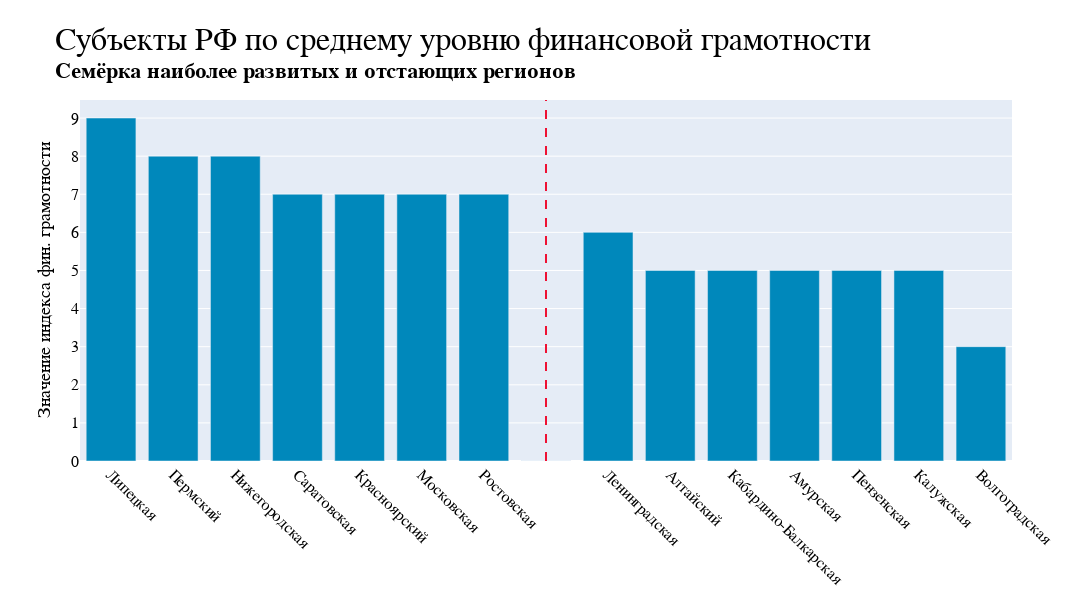

Here is the notebook cell this chart was saved with:
### Code cell
fig = go.Figure()

median_df = median_regions.sort_values(by = "Median FK", ascending = False).reset_index()

median = median_df["Median FK"][:7].to_list()
regions = median_df["Region"][:7].to_list()

for _ in range(10):
    median.append(0)
    regions.append("")
    
for idx in range(23, 30):
    median.append(median_df["Median FK"][idx])
    regions.append(median_df["Region"][idx])

regions_upd = []
for region in regions:
    regions_upd.append(region.split(sep = " ")[0])

fig.add_trace(go.Bar(y = median, x = regions_upd, marker_color = "#0088BB"))

fig.update_layout(shapes=[dict(type =  'line', yref = 'paper', y0 = 0, y1 = 1, xref = 'x', x0 = 7, x1 = 7,
                               line = dict(color = "#EE1133", width = 2, dash = "dash"))])

fig.update_layout(title_text = f"Субъекты РФ по среднему уровню финансовой грамотности<br><sup><b>Семёрка наиболее развитых и отстающих регионов</b>",
                  title_font_size = 32)
fig.update_layout(font_family = "Arial", font_size = 16, title_font_family = "Arial", font_color = "black")

fig.update_layout(height = 600, width = 1250)

fig.update_xaxes(tickangle = 45)
fig.update_yaxes(title_text = "Значение индекса фин. грамотности", title_font = dict(size = 18, family = 'Arial', color = 'black'))


fig.show()

### Figure 1 — Plotly figure (JSON) as saved in the notebook; plotly's stock layout.template omitted (floating-point values rounded to 4 significant figures)
{"data": [{"marker": {"color": "#0088BB"}, "type": "bar", "x": ["Липецкая", "Пермский", "Нижегородская", "Саратовская", "Красноярский", "Московская", "Ростовская", "", "", "", "", "", "", "", "", "", "", "Ленинградская", "Алтайский", "Кабардино-Балкарская", "Амурская", "Пензенская", "Калужская", "Волгоградская"], "y": [9, 8, 8, 7, 7, 7, 7, 0, 0, 0, 0, 0, 0, 0, 0, 0, 0, 6, 5, 5, 5, 5, 5, 3]}], "layout": {"font": {"color": "black", "family": "Arial", "size": 16}, "height": 600, "shapes": [{"line": {"color": "#EE1133", "dash": "dash", "width": 2}, "type": "line", "x0": 7, "x1": 7, "xref": "x", "y0": 0, "y1": 1, "yref": "paper"}], "title": {"font": {"family": "Arial", "size": 32}, "text": "Субъекты РФ по среднему уровню финансовой грамотности<br><sup><b>Семёрка наиболее развитых и отстающих регионов</b>"}, "width": 1250, "xaxis": {"tickangle": 45}, "yaxis": {"title": {"font": {"color": "black", "family": "Arial", "size": 18}, "text": "Значение индекса фин. грамотности"}}}}
